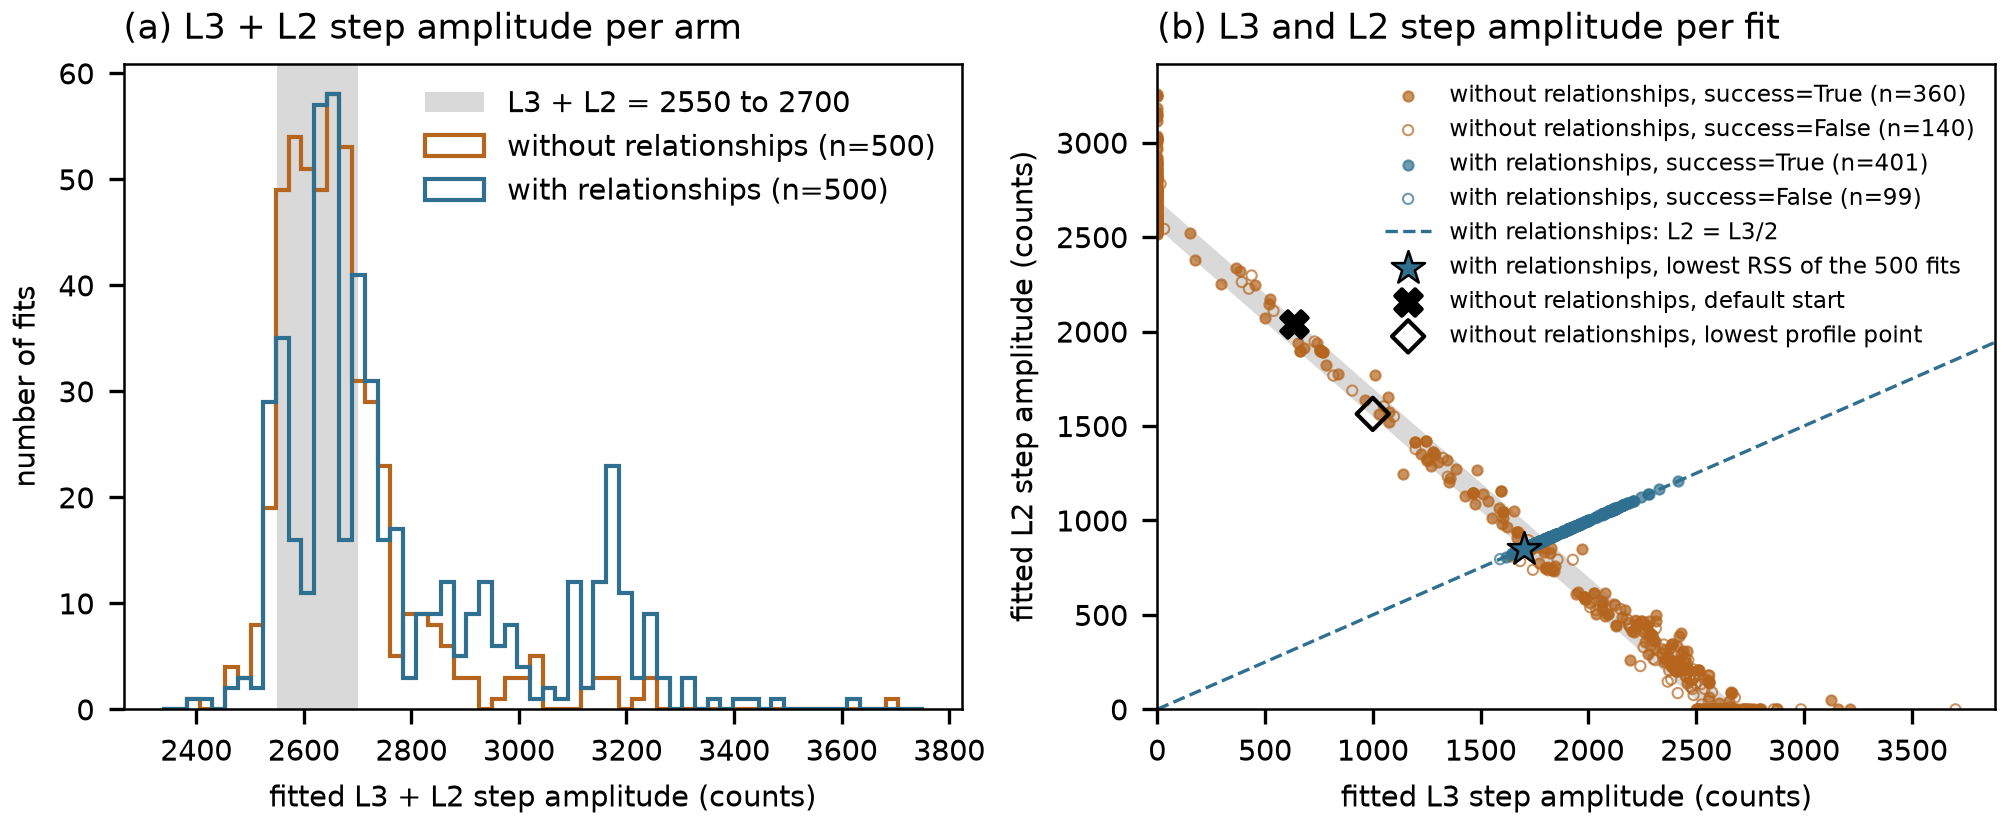

Source code (Python):
#!/usr/bin/env python3
"""Fe L2,3 fit of Fe2O3 from 500 seeded starts, with and without the four tied relationships.

Supplementary to the archive; no claim rests on it. It runs no fit: it reads the spectrafit
fits of the ``eels-far`` target (``results/eels-far/eels_far.json``), which fitted the same
500 start vectors once without and once with the four relationships of ``fig_eels.TIES``,
with the same solver (``FitOptions(solver="lm")`` of the installed wheel), the same bounds and
the same settings; the starts are drawn by ``fig_eels.sample_start`` from
``numpy.random.default_rng([20261110, 0])``. The only difference between the two arms is
whether the relationships are applied.

Writes, next to this script:

* ``eels_with_vs_without_relationships.json``: one record per fit (arm, start, all fitted
  parameters, reported success, termination message, RSS, Gauss-Newton stationarity flag,
  L3 and L2 step amplitudes and their sum, L3 white-line branching ratio by
  ``fig_eels.branching``), the two reference points and the SHA-256 of every input;
* ``eels_with_vs_without_relationships.{pdf,png}``: (a) the distribution of the fitted
  L3 + L2 step amplitude per arm, with the region 2550 to 2700 counts shaded; (b) the fitted
  L3 step amplitude against the fitted L2 step amplitude, coloured by arm, with the same region
  and the two reference points of the fit without the relationships from ``eels_fe2o3.json``:
  the fit from the default start and the lowest point of the L3 step profile.

Run from the repository root:
``uv run --locked python supplementary/eels_with_vs_without_relationships/eels_with_vs_without_relationships.py``
"""

from __future__ import annotations

import argparse
import hashlib
import importlib.util
import json
import os
from pathlib import Path

import matplotlib

matplotlib.use("Agg")
import matplotlib.pyplot as plt  # noqa: E402
import numpy as np  # noqa: E402

HERE = Path(__file__).resolve().parent
ROOT = HERE.parents[1]
NAME = "eels_with_vs_without_relationships"
ARMS = {"free": "without relationships", "constrained": "with relationships"}
COLOURS = {"free": "#b5651d", "constrained": "#2f6f8f"}
REGION = (2550.0, 2700.0)  # L3 + L2 step amplitude, counts
MM = 1 / 25.4


def sha256(path: Path) -> str:
    return hashlib.sha256(path.read_bytes()).hexdigest()


def load_fig_eels():
    spec = importlib.util.spec_from_file_location("fig_eels", ROOT / "scripts" / "fig_eels.py")
    mod = importlib.util.module_from_spec(spec)
    spec.loader.exec_module(mod)
    return mod


def records(far: dict, fe) -> list[dict]:
    out = []
    for f in far["fits"]:
        if f["arm"] != "spectrafit" or not f.get("ok") or not f.get("params"):
            continue
        p = f["params"]
        l3, l2 = p["step_l3.amplitude"], p["step_l2.amplitude"]
        out.append({"arm": ARMS[f["model"]], "model": f["model"], "start": f["start"],
                    "success": f["success"], "termination": f["message"], "rss": f["rss"],
                    "stationary": f["stationary"], "step_l3_amplitude": l3, "step_l2_amplitude": l2,
                    "step_sum": l3 + l2, "branching_l3": float(fe.branching(p)),
                    "step_l3_amplitude_stderr": f.get("step_l3_amplitude_stderr"),
                    "condition_number_jtj": f.get("condition_number_jtj"), "params": p})
    return out


def references(eels: dict) -> dict:
    free = eels["free"]
    gmin = eels["profiles"]["free"]["global_minimum"]
    return {
        "default_start_without_relationships": {
            "step_l3_amplitude": free["step_l3"]["value"], "step_l2_amplitude": free["step_l2"]["value"],
            "rss": free["rss"], "success": free["success"], "termination": free["message"]},
        "profile_lowest_point_without_relationships": {
            "step_l3_amplitude": gmin["a"], "step_l2_amplitude": gmin["params"]["step_l2.amplitude"],
            "rss": gmin["rss"], "at_bound": gmin["at_bound"]},
    }


def draw(rows: list[dict], refs: dict, out: Path) -> None:
    plt.rcParams.update({"font.size": 7, "axes.linewidth": 0.6, "pdf.fonttype": 42})
    fig, (ax1, ax2) = plt.subplots(1, 2, figsize=(170 * MM, 70 * MM), layout="constrained")
    sums = {m: np.array([r["step_sum"] for r in rows if r["model"] == m]) for m in ARMS}
    lo = min(float(v.min()) for v in sums.values())
    hi = max(float(v.max()) for v in sums.values())
    bins = np.linspace(min(lo, REGION[0]) - 50.0, max(hi, REGION[1]) + 50.0, 61)
    for ax in (ax1,):
        ax.axvspan(*REGION, color="0.85", lw=0, zorder=0, label="L3 + L2 = 2550 to 2700")
    for m, label in ARMS.items():
        ax1.hist(sums[m], bins=bins, histtype="step", lw=1.0, color=COLOURS[m], label=f"{label} (n={len(sums[m])})")
    ax1.set_xlabel("fitted L3 + L2 step amplitude (counts)")
    ax1.set_ylabel("number of fits")
    ax1.set_title("(a) L3 + L2 step amplitude per arm", loc="left")
    ax1.legend(frameon=False, loc="upper right")

    xmax = max(max(r["step_l3_amplitude"] for r in rows), 1.0) * 1.05
    ymax = max(max(r["step_l2_amplitude"] for r in rows), 1.0) * 1.05
    lo_s, hi_s = REGION  # the band L3 + L2 in [lo_s, hi_s] in the first quadrant
    ax2.fill([0.0, 0.0, hi_s, lo_s], [lo_s, hi_s, 0.0, 0.0], color="0.85", lw=0, zorder=0)
    for m, label in ARMS.items():
        sel = [r for r in rows if r["model"] == m]
        for ok, face in ((True, COLOURS[m]), (False, "none")):
            pts = [(r["step_l3_amplitude"], r["step_l2_amplitude"]) for r in sel if r["success"] is ok]
            if pts:
                a = np.array(pts)
                ax2.scatter(a[:, 0], a[:, 1], s=6, lw=0.5, facecolors=face, edgecolors=COLOURS[m],
                            alpha=0.7, label=f"{label}, success={ok} (n={len(pts)})")
    ax2.plot([0.0, xmax], [0.0, xmax / 2.0], ls="--", lw=0.8, color=COLOURS["constrained"], zorder=1,
             label="with relationships: L2 = L3/2")
    best = min((r for r in rows if r["model"] == "constrained"), key=lambda r: r["rss"])
    ax2.scatter([best["step_l3_amplitude"]], [best["step_l2_amplitude"]], marker="*", s=70,
                facecolors=COLOURS["constrained"], edgecolors="k", lw=0.6, zorder=6,
                label="with relationships, lowest RSS of the 500 fits")
    d, g = refs["default_start_without_relationships"], refs["profile_lowest_point_without_relationships"]
    ax2.scatter([d["step_l3_amplitude"]], [d["step_l2_amplitude"]], marker="X", s=40, c="k", zorder=5,
                label="without relationships, default start")
    ax2.scatter([g["step_l3_amplitude"]], [g["step_l2_amplitude"]], marker="D", s=30, facecolors="none",
                edgecolors="k", lw=1.0, zorder=5, label="without relationships, lowest profile point")
    ax2.set_xlim(0, xmax)
    ax2.set_ylim(0, ymax)
    ax2.set_xlabel("fitted L3 step amplitude (counts)")
    ax2.set_ylabel("fitted L2 step amplitude (counts)")
    ax2.set_title("(b) L3 and L2 step amplitude per fit", loc="left")
    ax2.legend(frameon=False, fontsize=5.5, loc="upper right")
    for ext in ("pdf", "png"):
        fig.savefig(out / f"{NAME}.{ext}", dpi=300 if ext == "png" else None,
                    metadata={"CreationDate": None} if ext == "pdf" else {"Software": None})
    plt.close(fig)


def main() -> None:
    ap = argparse.ArgumentParser(description=__doc__.split("\n")[0])
    ap.add_argument("--far", type=Path, default=ROOT / "results" / "eels-far" / "eels_far.json")
    ap.add_argument("--eels", type=Path, default=ROOT / "results" / "eels_fe2o3.json")
    ap.add_argument("--out", type=Path, default=HERE)
    args = ap.parse_args()
    far, eels = json.loads(args.far.read_text()), json.loads(args.eels.read_text())
    fe = load_fig_eels()
    rows = records(far, fe)
    refs = references(eels)
    args.out.mkdir(parents=True, exist_ok=True)
    doc = {"schema": f"{NAME}/1", "spectrafit_core": far["spectrafit_core"],
           "starts": {"n": far["definitions"]["n_starts"], "seed": far["definitions"]["seed"],
                      "stream": far["definitions"]["stream"], "rule": "fig_eels.sample_start"},
           "arms": {m: {"label": l, "n_fits": sum(r["model"] == m for r in rows)} for m, l in ARMS.items()},
           "region_step_sum": list(REGION),
           "inputs_sha256": {str(p.relative_to(ROOT)) if p.is_relative_to(ROOT) else str(p): sha256(p)
                             for p in (args.far, args.eels, ROOT / "scripts" / "fig_eels.py", Path(__file__).resolve())},
           "references": refs, "fits": rows}
    (args.out / f"{NAME}.json").write_text(json.dumps(doc, indent=1) + "\n")
    os.environ.setdefault("SOURCE_DATE_EPOCH", "0")
    draw(rows, refs, args.out)
    print(f"wrote {NAME}.json ({len(rows)} fits), {NAME}.pdf, {NAME}.png in {args.out}")


if __name__ == "__main__":
    main()
